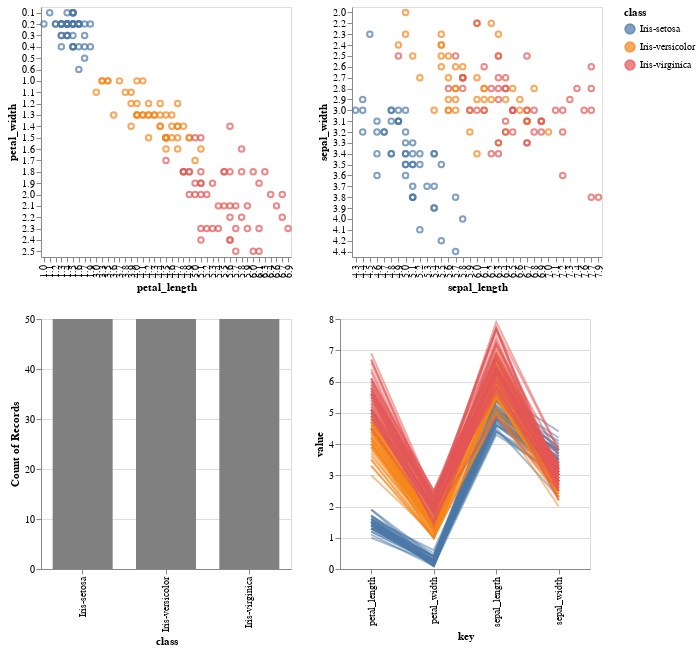

The cell this chart's notebook holds for it:
### Markdown cell above
用户滑块选择鸢尾花数据

### Code cell
from vega_datasets import data

brush = alt.selection_interval(encodings=["x","y"])

base1 = alt.Chart(df).mark_point().encode(
    x='petal_length',
    y='petal_width',
    color=alt.condition(brush, 'class', alt.ColorValue('gray')),
    tooltip=['petal_length','petal_width','class'],
).add_params(
    brush
).properties(
    width=250,
    height=250
).interactive()

base2 = alt.Chart(df).mark_point().encode(
    x='sepal_length',
    y='sepal_width',
    color=alt.condition(brush, 'class', alt.ColorValue('gray')),
    tooltip=['petal_length','petal_width','class'],
).add_params(
    brush
).properties(
    width=250,
    height=250
)

base3 = alt.Chart(df).mark_bar(size = 60).encode(
    x='class:N',
    y="count()",
    color=alt.condition(brush,alt.ColorValue('gray'),'class'),
#     tooltip=['Count()','class']
).properties(
    width=250,
    height=250
).transform_filter(brush)

base4 = alt.Chart(df).transform_window(
    index='count()'
).transform_fold(
    ['petal_length', 'petal_width', 'sepal_length', 'sepal_width']
).mark_line().encode(
    x='key:N',
    y='value:Q',
    color=alt.condition(brush,'class',alt.ColorValue('gray')),
    detail='index:N',
    opacity=alt.value(0.5)
).properties(
    width=250,
    height=250
).transform_filter(brush)

alt.vconcat(
    base1 | base2,
    base3 | base4,
    
)

### Figure 1 — Vega-Lite specification as saved in the notebook (floating-point values rounded to 4 significant figures; data arrays with more than 128 entries replaced by an {"elided": "..."} marker saying what was removed)
{"config": {"view": {"continuousWidth": 300, "continuousHeight": 300}}, "vconcat": [{"hconcat": [{"mark": {"type": "point"}, "encoding": {"color": {"condition": {"param": "param_86", "field": "class", "type": "nominal"}, "value": "gray"}, "tooltip": [{"field": "petal_length", "type": "nominal"}, {"field": "petal_width", "type": "nominal"}, {"field": "class", "type": "nominal"}], "x": {"field": "petal_length", "type": "nominal"}, "y": {"field": "petal_width", "type": "nominal"}}, "height": 250, "name": "view_93", "width": 250}, {"mark": {"type": "point"}, "encoding": {"color": {"condition": {"param": "param_86", "field": "class", "type": "nominal"}, "value": "gray"}, "tooltip": [{"field": "petal_length", "type": "nominal"}, {"field": "petal_width", "type": "nominal"}, {"field": "class", "type": "nominal"}], "x": {"field": "sepal_length", "type": "nominal"}, "y": {"field": "sepal_width", "type": "nominal"}}, "height": 250, "name": "view_94", "width": 250}]}, {"hconcat": [{"mark": {"type": "bar", "size": 60}, "encoding": {"color": {"condition": {"param": "param_86", "value": "gray"}, "field": "class", "type": "nominal"}, "x": {"field": "class", "type": "nominal"}, "y": {"aggregate": "count", "type": "quantitative"}}, "height": 250, "transform": [{"filter": {"param": "param_86"}}], "width": 250}, {"mark": {"type": "line"}, "encoding": {"color": {"condition": {"param": "param_86", "field": "class", "type": "nominal"}, "value": "gray"}, "detail": {"field": "index", "type": "nominal"}, "opacity": {"value": 0.5}, "x": {"field": "key", "type": "nominal"}, "y": {"field": "value", "type": "quantitative"}}, "height": 250, "transform": [{"window": [{"op": "count", "as": "index"}]}, {"fold": ["petal_length", "petal_width", "sepal_length", "sepal_width"]}, {"filter": {"param": "param_86"}}], "width": 250}]}], "data": {"name": "data-0ca1e83e7928eb3af86a9a5b261ae25d"}, "params": [{"name": "param_86", "select": {"type": "interval", "encodings": ["x", "y"]}, "views": ["view_93", "view_94"]}, {"name": "param_87", "select": {"type": "interval", "encodings": ["x", "y"]}, "bind": "scales", "views": ["view_93"]}], "$schema": "https://vega.github.io/schema/vega-lite/v5.6.1.json", "datasets": {"data-0ca1e83e7928eb3af86a9a5b261ae25d": {"elided": "150 records"}}}
